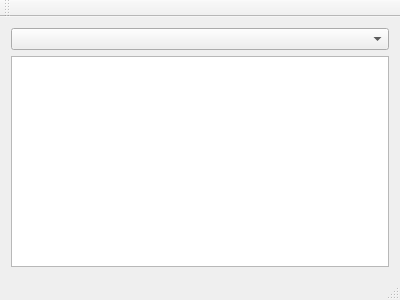
<?xml version="1.0" encoding="UTF-8"?>
<ui version="4.0">
 <class>MainWindow</class>
 <widget class="QMainWindow" name="MainWindow">
  <property name="geometry">
   <rect>
    <x>0</x>
    <y>0</y>
    <width>400</width>
    <height>300</height>
   </rect>
  </property>
  <property name="windowTitle">
   <string>MainWindow</string>
  </property>
  <widget class="QWidget" name="centralWidget">
   <layout class="QVBoxLayout" name="verticalLayout">
    <item>
     <widget class="QComboBox" name="cb_interface"/>
    </item>
    <item>
     <widget class="QTextEdit" name="te_log"/>
    </item>
   </layout>
  </widget>
  <widget class="QMenuBar" name="menuBar">
   <property name="geometry">
    <rect>
     <x>0</x>
     <y>0</y>
     <width>400</width>
     <height>22</height>
    </rect>
   </property>
  </widget>
  <widget class="QToolBar" name="mainToolBar">
   <attribute name="toolBarArea">
    <enum>TopToolBarArea</enum>
   </attribute>
   <attribute name="toolBarBreak">
    <bool>false</bool>
   </attribute>
  </widget>
  <widget class="QStatusBar" name="statusBar"/>
 </widget>
 <layoutdefault spacing="6" margin="11"/>
 <resources/>
 <connections/>
</ui>
